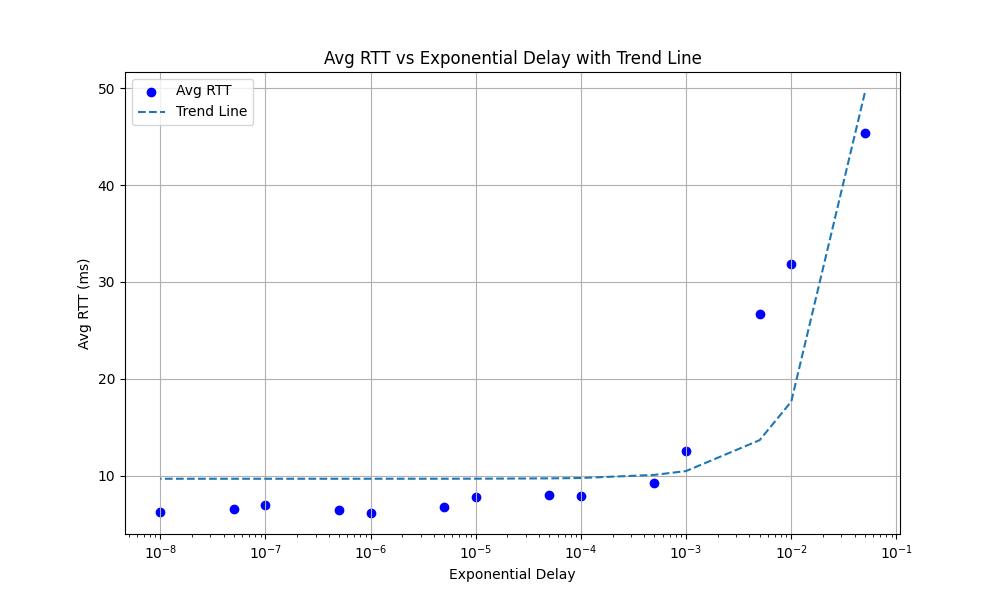

Write Python code to recreate this figure.
import matplotlib.pyplot as plt
import numpy as np

# Example data (replace with your actual data)
delays = np.array([5e-2, 1e-2, 5e-3, 1e-3, 5e-4,
                    1e-4, 5e-5, 1e-5, 5e-6, 1e-6,
                    5e-7,1e-7,5e-8,1e-8])  # Exponential delay values
rtt_min = np.array([
38.318,27.528, #5e-2,1e-2

20.562,11.817, #5e-3,1e-3

7.750,5.622, #5e-4,1e-4

7.785,7.223, #5e-5,1e-5

6.261,4.854, #5e-6,1e-6

6.074,6.053, #5e-7,1e-7

5.827,5.760 #5e-8,1e-8
])
rtt_avg = np.array([
45.346,31.857, #5e-2,1e-2

26.728,12.519, #5e-3,1e-3

9.269,7.914, #5e-4,1e-4

8.024,7.782, #5e-5,1e-5

6.708,6.132, #5e-6,1e-6

6.419,6.962, #5e-7,1e-7

6.573,6.275, #5e-8,1e-8

])
rtt_max = np.array([
52.486,39.860, #5e-2,1e-2

34.034,13.005, #5e-3,1e-3

10.692,9.074, #5e-4,1e-4

8.384,8.295, #5e-5,1e-5

7.473,7.075, #5e-6,1e-6

6.809,7.582, #5e-7,1e-7

7.730,7.05, #5e-8,1e-8
])
rtt_mdev = np.array([
5.784,5.665, #5e-2,1e-2

5.558,0.508, #5e-3,1e-3

1.203,1.620, #5e-4,1e-4

0.258,0.438, #5e-5,1e-5

0.543,0.937, #5e-6,1e-6

0.301,0.656, #5e-7,1e-7

0.829,0.559, #5e-8,1e-8
])

# Fit a linear trend line to the avg RTT data
coeffs = np.polyfit(delays, rtt_avg, deg=1)
trend_line = np.poly1d(coeffs)

plt.figure(figsize=(10, 6))
plt.scatter(delays, rtt_avg, label='Avg RTT', color='blue')
plt.plot(delays, trend_line(delays), linestyle='--', label='Trend Line')
plt.xlabel('Exponential Delay')
plt.ylabel('Avg RTT (ms)')
plt.title('Avg RTT vs Exponential Delay with Trend Line')
plt.xscale('log')
plt.legend()
plt.grid(True)
plt.show()
